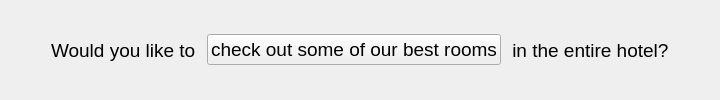
             <widget class="QWidget" name="pageOfRooms_0">
              <layout class="QGridLayout" name="gridLayout_3">
               <item row="0" column="0">
                <layout class="QHBoxLayout" name="horizontalLayout_3">
                 <item>
                  <spacer name="horizontalSpacer_38">
                   <property name="orientation">
                    <enum>Qt::Orientation::Horizontal</enum>
                   </property>
                   <property name="sizeHint" stdset="0">
                    <size>
                     <width>40</width>
                     <height>20</height>
                    </size>
                   </property>
                  </spacer>
                 </item>
                 <item>
                  <widget class="QLabel" name="label_45">
                   <property name="font">
                    <font>
                     <pointsize>14</pointsize>
                    </font>
                   </property>
                   <property name="text">
                    <string>Would you like to </string>
                   </property>
                  </widget>
                 </item>
                 <item>
                  <widget class="QPushButton" name="checkOutBestRoomsButton">
                   <property name="font">
                    <font>
                     <pointsize>14</pointsize>
                     <fontweight>DemiBold</fontweight>
                    </font>
                   </property>
                   <property name="text">
                    <string>check out some of our best rooms</string>
                   </property>
                  </widget>
                 </item>
                 <item>
                  <widget class="QLabel" name="label_46">
                   <property name="font">
                    <font>
                     <pointsize>14</pointsize>
                    </font>
                   </property>
                   <property name="text">
                    <string> in the entire hotel?</string>
                   </property>
                  </widget>
                 </item>
                 <item>
                  <spacer name="horizontalSpacer_41">
                   <property name="orientation">
                    <enum>Qt::Orientation::Horizontal</enum>
                   </property>
                   <property name="sizeHint" stdset="0">
                    <size>
                     <width>40</width>
                     <height>20</height>
                    </size>
                   </property>
                  </spacer>
                 </item>
                </layout>
               </item>
              </layout>
             </widget>
